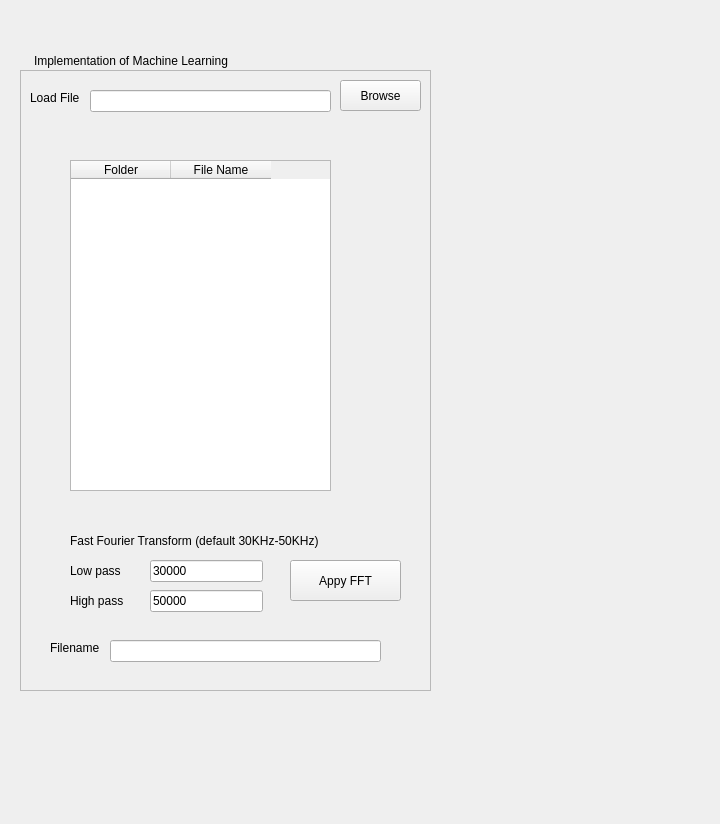
<?xml version="1.0" encoding="UTF-8"?>
<ui version="4.0">
 <class>Form</class>
 <widget class="QWidget" name="Form">
  <property name="geometry">
   <rect>
    <x>0</x>
    <y>0</y>
    <width>720</width>
    <height>824</height>
   </rect>
  </property>
  <property name="windowTitle">
   <string>Form</string>
  </property>
  <widget class="QLabel" name="label">
   <property name="geometry">
    <rect>
     <x>34</x>
     <y>45</y>
     <width>241</width>
     <height>31</height>
    </rect>
   </property>
   <property name="text">
    <string>Implementation of Machine Learning</string>
   </property>
  </widget>
  <widget class="QFrame" name="echo_frame">
   <property name="geometry">
    <rect>
     <x>20</x>
     <y>70</y>
     <width>411</width>
     <height>621</height>
    </rect>
   </property>
   <property name="frameShape">
    <enum>QFrame::StyledPanel</enum>
   </property>
   <property name="frameShadow">
    <enum>QFrame::Raised</enum>
   </property>
   <widget class="QLabel" name="label_choose_model">
    <property name="geometry">
     <rect>
      <x>10</x>
      <y>20</y>
      <width>55</width>
      <height>16</height>
     </rect>
    </property>
    <property name="text">
     <string>Load File</string>
    </property>
   </widget>
   <widget class="QLineEdit" name="browse_file_input">
    <property name="geometry">
     <rect>
      <x>70</x>
      <y>20</y>
      <width>241</width>
      <height>22</height>
     </rect>
    </property>
   </widget>
   <widget class="QPushButton" name="browse_echo_file">
    <property name="geometry">
     <rect>
      <x>320</x>
      <y>10</y>
      <width>81</width>
      <height>31</height>
     </rect>
    </property>
    <property name="text">
     <string>Browse</string>
    </property>
   </widget>
   <widget class="QTableWidget" name="table_widget">
    <property name="geometry">
     <rect>
      <x>50</x>
      <y>90</y>
      <width>261</width>
      <height>331</height>
     </rect>
    </property>
    <column>
     <property name="text">
      <string>Folder</string>
     </property>
    </column>
    <column>
     <property name="text">
      <string>File Name</string>
     </property>
    </column>
   </widget>
   <widget class="QLabel" name="label_2">
    <property name="geometry">
     <rect>
      <x>50</x>
      <y>450</y>
      <width>301</width>
      <height>41</height>
     </rect>
    </property>
    <property name="text">
     <string>Fast Fourier Transform (default 30KHz-50KHz)</string>
    </property>
   </widget>
   <widget class="QLabel" name="label_3">
    <property name="geometry">
     <rect>
      <x>50</x>
      <y>490</y>
      <width>91</width>
      <height>21</height>
     </rect>
    </property>
    <property name="text">
     <string>Low pass</string>
    </property>
   </widget>
   <widget class="QLabel" name="label_4">
    <property name="geometry">
     <rect>
      <x>50</x>
      <y>520</y>
      <width>91</width>
      <height>21</height>
     </rect>
    </property>
    <property name="text">
     <string>High pass</string>
    </property>
   </widget>
   <widget class="QLineEdit" name="lineEdit">
    <property name="geometry">
     <rect>
      <x>130</x>
      <y>490</y>
      <width>113</width>
      <height>22</height>
     </rect>
    </property>
    <property name="text">
     <string>30000</string>
    </property>
   </widget>
   <widget class="QLineEdit" name="lineEdit_2">
    <property name="geometry">
     <rect>
      <x>130</x>
      <y>520</y>
      <width>113</width>
      <height>22</height>
     </rect>
    </property>
    <property name="text">
     <string>50000</string>
    </property>
   </widget>
   <widget class="QPushButton" name="apply_fft">
    <property name="geometry">
     <rect>
      <x>270</x>
      <y>490</y>
      <width>111</width>
      <height>41</height>
     </rect>
    </property>
    <property name="text">
     <string>Appy FFT</string>
    </property>
   </widget>
   <widget class="QLabel" name="echo_filename">
    <property name="geometry">
     <rect>
      <x>30</x>
      <y>570</y>
      <width>91</width>
      <height>16</height>
     </rect>
    </property>
    <property name="text">
     <string>Filename</string>
    </property>
   </widget>
   <widget class="QLineEdit" name="fft_filename">
    <property name="geometry">
     <rect>
      <x>90</x>
      <y>570</y>
      <width>271</width>
      <height>22</height>
     </rect>
    </property>
   </widget>
  </widget>
 </widget>
 <resources/>
 <connections/>
</ui>
